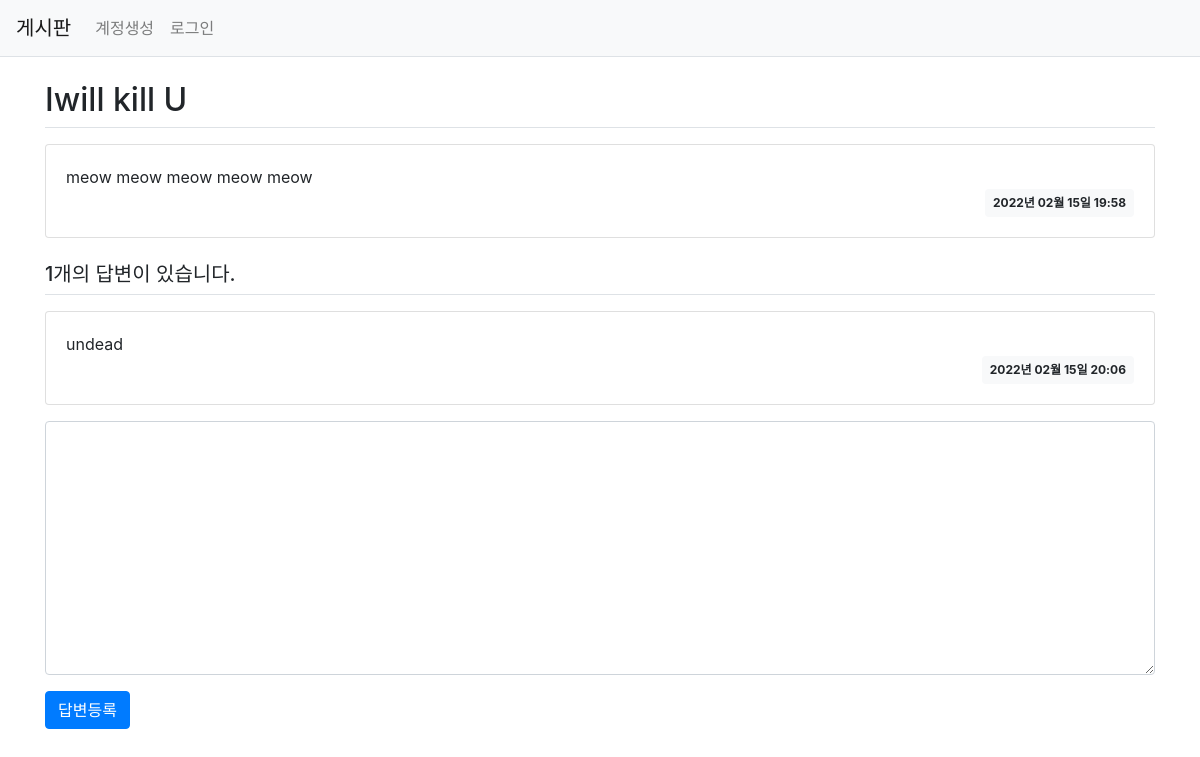
/question/detail/2, run on the app's committed database.
### pybo/models.py (models this page shows)
class Question(db.Model):
    id = db.Column(db.Integer, primary_key=True)
    subject = db.Column(db.String(200), nullable=False)
    content = db.Column(db.Text(), nullable=False)
    create_date = db.Column(db.DateTime(), nullable=False)

class Answer(db.Model):
    id = db.Column(db.Integer, primary_key=True)
    question_id = db.Column(db.Integer, db.ForeignKey('question.id', ondelete='CASCADE'))
    question = db.relationship('Question', backref=db.backref('answer_set'))
    content = db.Column(db.Text(), nullable=False)
    create_date = db.Column(db.DateTime(), nullable=False)

### pybo/views/question_views.py (the view)
@bp.route('/detail/<int:question_id>')
def detail(question_id):
    form = AnswerForm()
    question = Question.query.get_or_404(question_id)
    return render_template('question/question_detail.html', question=question, form=form)

### pybo/forms.py
class AnswerForm(FlaskForm):
    content = TextAreaField('내용', validators=[DataRequired('내용은 필수입력 항목입니다.')])

### pybo/filter.py (called while the page is built)
def format_datetime(value, fmt='%Y년 %m월 %d일 %H:%M'):
    return value.strftime(fmt)

### pybo/templates/question/question_detail.html (shortened to what this page needs)
{% extends 'base.html' %}
{% block content %}
<div class="container my-3">
    <h2 class="border-bottom py-2">{{ question.subject }}</h2>
    <div class="card my-3">
        <div class="card-body">
            <div class="card-text" style="white-space: pre-line;">{{ question.content }}</div>
            <div class="d-flex justify-content-end">
                <div class="badge badge-light p-2">
                    {{ question.create_date|datetime }}
                </div>
            </div>
        </div>
    </div>
    <h5 class="border-bottom my-3 py-2">{{ question.answer_set|length }}개의 답변이 있습니다.</h5>
    {% for answer in question.answer_set %}
    <div class="card my-3">
        <div class="card-body">
            <div class="card-text" style="white-space: pre-line;">{{ answer.content }}</div>
            <div class="d-flex justify-content-end">
                <div class="badge badge-light p-2">
                    {{ answer.create_date|datetime }}
                </div>
            </div>
        </div>
    </div>
    {% endfor %}
    <form action="{{ url_for('answer.create', question_id=question.id) }}" method="post" class="my-3">
        <div class="form-group">
            <textarea name="content" id="content" class="form-control" rows="10"></textarea>
        </div>
        <input type="submit" value="답변등록" class="btn btn-primary">
    </form>
</div>
{% endblock %}

### data on the page
Question: subject "Iwill kill U", content "meow meow meow meow meow", create_date "2022년 02월 15일 19:58"
Answer: content "undead", create_date "2022년 02월 15일 20:06"

### other printed values
{{ question.answer_set|length }} "1"
